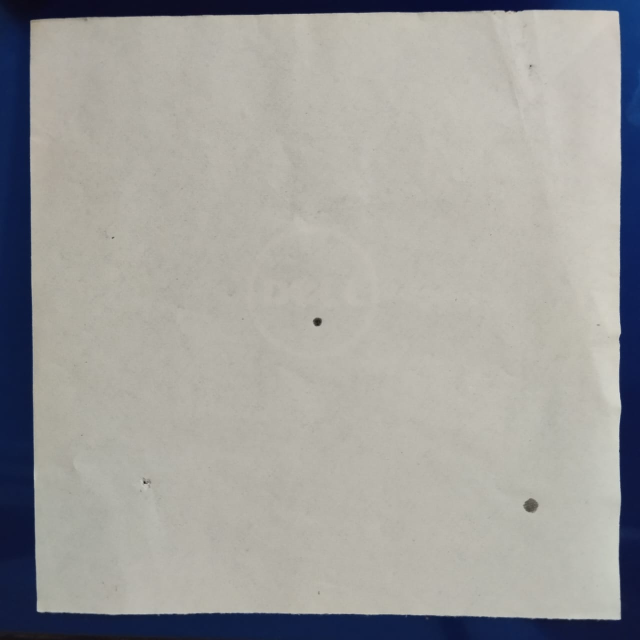
#> input picture images/shot_target.jpeg, 1280 x 1280 px, found by its file name (shown at 1/2 size)
$ jupyter execute assd_subtract.ipynb
#> lines starting #> are read from the running program, lines starting #| are printed output that depends on the picture
[cell 1]
import cv2
import numpy as np
import matplotlib.pyplot as plt

def image_resize(image, width = None, height = None, inter = cv2.INTER_AREA):
    dim = None
    (h, w) = image.shape[:2]

    if width is None and height is None:
        return image

    if width is None:
        r = height / float(h)
        dim = (int(w * r), height)
    else:
        r = width / float(w)
        dim = (width, int(h * r))

    resized = cv2.resize(image, dim, interpolation = inter)

    return resized

def show_image_difference(first_half_image, second_half_image):
  if(first_half_image.shape == second_half_image.shape):

    # Compute the absolute difference between the two images
    diff_image = cv2.absdiff(first_half_image, second_half_image)

    # Split the difference image into its color channels
    b, g, r = cv2.split(diff_image)

    # Combine the color channels into a single image
    zeros = np.zeros(diff_image.shape[:2], dtype=np.uint8)
    diff_image = cv2.merge((b, zeros, zeros))

    return diff_image

  else:
    # Invalid images
    raise ValueError('The images must be of same shape')

shot_target = cv2.imread("/content/shot_target.jpeg")
#> shot_target is the input picture: shape (1280, 1280, 3); mean B, G, R 156.7, 159.5, 160.2
shot_target = image_resize(shot_target, 512, 512)
#> in image_resize, `resized = cv2.resize(image, dim, interpolation = inter)`:
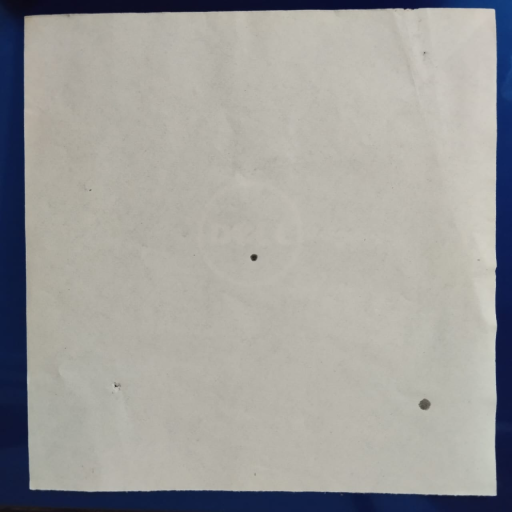
#> resized: shape (512, 512, 3); mean B, G, R 156.7, 159.5, 160.2
# shot_target = cv2.cvtColor(shot_target, cv2.COLOR_BGR2GRAY)
plain_target = cv2.imread("/content/plain_target.jpeg")
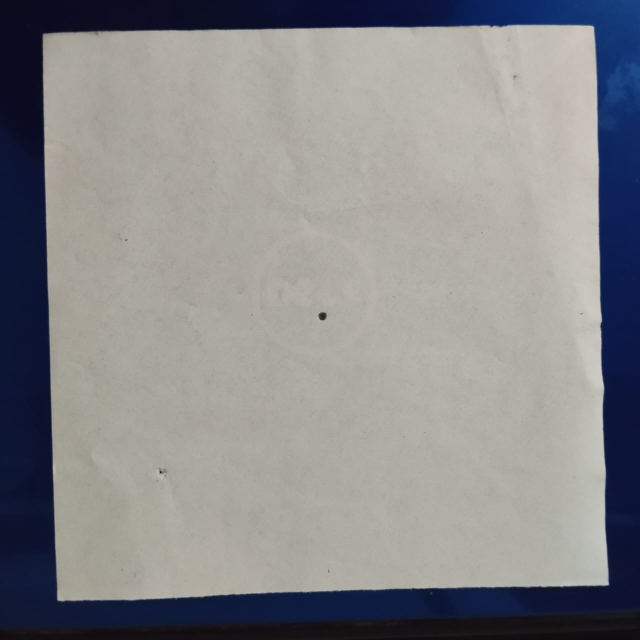
#> input picture images/plain_target.jpeg, 1280 x 1280 px, found by its file name (shown at 1/2 size)
#> plain_target is the input picture: shape (1280, 1280, 3); mean B, G, R 137.9, 136.8, 136.9
plain_target = image_resize(plain_target, 512, 512)
#> call 2 of image_resize, with width = 512, height = 512, inter = 3
#> in image_resize (call 2), `resized = cv2.resize(image, dim, interpolation = inter)`:
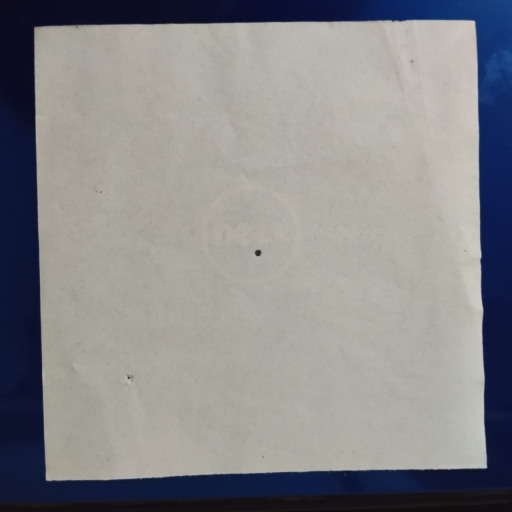
#> resized: shape (512, 512, 3); mean B, G, R 137.9, 136.8, 136.9
# plain_target = cv2.cvtColor(plain_target, cv2.COLOR_BGR2GRAY)

shot_target_pts1 = np.float32([[27, 20], [492, 12], [33, 487], [495, 494]])
plain_target_pts1 = np.float32([[37, 30], [473, 22], [47, 476], [487, 466]])
pts2 = np.float32([[0, 0], [512, 0], [0, 512], [512, 512]])

shot_target_matrix = cv2.getPerspectiveTransform(shot_target_pts1, pts2)
shot_target_wrapped = cv2.warpPerspective(shot_target, shot_target_matrix, (512, 512))
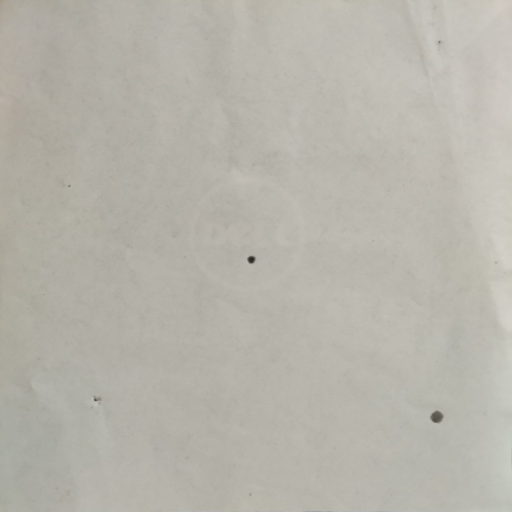
#> shot_target_wrapped: shape (512, 512, 3); mean B, G, R 171.2, 180.2, 182.9

plain_target_matrix = cv2.getPerspectiveTransform(plain_target_pts1, pts2)
plain_target_wrapped = cv2.warpPerspective(plain_target, plain_target_matrix, (512, 512))

subtracted = shot_target_wrapped - plain_target_wrapped
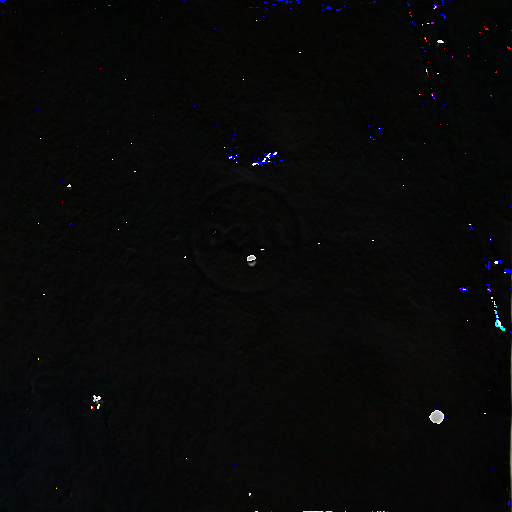
#> subtracted: shape (512, 512, 3); mean B, G, R 8.1, 8.2, 8
absdiff = cv2.absdiff(shot_target_wrapped, plain_target_wrapped)
split_channel_diff = show_image_difference(plain_target_wrapped, shot_target_wrapped)

plt.figure(figsize=(21,7))

plt.subplot(2, 3, 1)
plt.imshow(plain_target_wrapped)
plt.title("Plain Target")

plt.subplot(2, 3, 2)
plt.imshow(shot_target_wrapped)
plt.title("Shot Target")

plt.subplot(2, 3, 3)
plt.imshow(subtracted)
plt.title("Subtracted Target")

plt.subplot(2, 3, 4)
plt.imshow(absdiff)
plt.title("absdiff")

plt.subplot(2, 3, 5)
plt.imshow(split_channel_diff)
plt.title("split channel diff.")
#> figure, not shown here; B, G, R data is drawn as R, G, B
